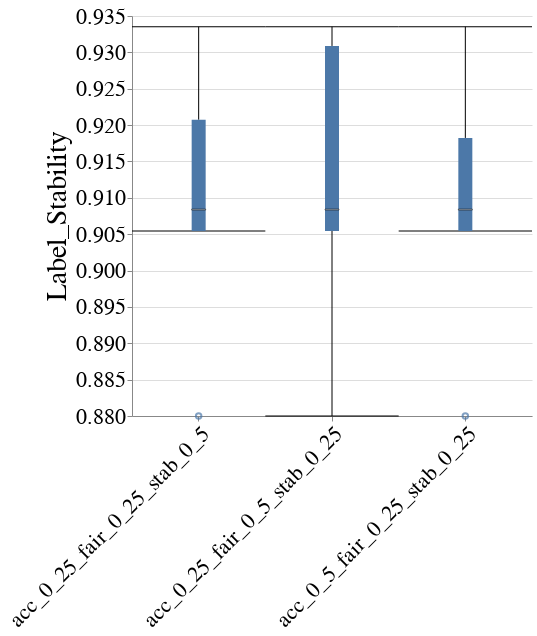

Notebook cell for this chart:
### Code cell
create_box_plot_per_dataset_and_case_study(to_plot=best_lp_metrics_per_exp_config_df,
                                           exp_name=EXP_NAME,
                                           dataset_name=DATASET_NAME,
                                           case_study_name=CASE_STUDY_NAME,
                                           metric_name="Label_Stability")

### Figure 1 — Vega-Lite specification as saved in the notebook (floating-point values rounded to 4 significant figures)
{"config": {"view": {"continuousWidth": 400, "continuousHeight": 300, "stroke": null}, "axis": {"labelFontSize": 22, "labelFontWeight": "normal", "titleFontSize": 28, "titleFontWeight": "normal"}, "title": {"fontSize": 28}}, "data": {"name": "data-7c000cf288642accf986a7c4d5679c9f"}, "mark": {"type": "boxplot", "median": {"stroke": "black", "strokeWidth": 0.7}, "ticks": true}, "encoding": {"x": {"axis": {"labelAngle": -45, "labelLimit": 500}, "field": "exp_config_name", "title": null, "type": "nominal"}, "y": {"field": "overall", "scale": {"zero": false}, "title": "Label_Stability", "type": "quantitative"}}, "height": 400, "width": 400, "$schema": "https://vega.github.io/schema/vega-lite/v4.17.0.json", "datasets": {"data-7c000cf288642accf986a7c4d5679c9f": [{"exp_config_name": "acc_0_25_fair_0_25_stab_0_5", "logical_pipeline_uuid": "Tm9uZSZOT19GQUlSTkVTU19JTlRFUlZFTlRJT04mcmZfY2xm", "physical_pipeline_uuid": "0af052be-e301-4cb4-ac9b-337de0d1b9d3", "run_num": 2, "compound_pp_quality": 0.887, "metric": "Label_Stability", "model_name": "rf_clf", "runtime_in_mins": 0.1258, "dataset_name": "diabetes", "logical_pipeline_name": "None&NO_FAIRNESS_INTERVENTION&rf_clf", "null_imputer_name": "None", "fairness_intervention_name": "NO_FAIRNESS_INTERVENTION", "Gender_dis": 0.9162, "Gender_priv": 0.8988, "overall": 0.9054}, {"exp_config_name": "acc_0_25_fair_0_25_stab_0_5", "logical_pipeline_uuid": "Tm9uZSZOT19GQUlSTkVTU19JTlRFUlZFTlRJT04mcmZfY2xm", "physical_pipeline_uuid": "293dd32b-86a1-4236-9557-af6b45f8c0e2", "run_num": 3, "compound_pp_quality": 0.8664, "metric": "Label_Stability", "model_name": "rf_clf", "runtime_in_mins": 0.3165, "dataset_name": "diabetes", "logical_pipeline_name": "None&NO_FAIRNESS_INTERVENTION&rf_clf", "null_imputer_name": "None", "fairness_intervention_name": "NO_FAIRNESS_INTERVENTION", "Gender_dis": 0.9151, "Gender_priv": 0.9239, "overall": 0.9207}, {"exp_config_name": "acc_0_25_fair_0_25_stab_0_5", "logical_pipeline_uuid": "Tm9uZSZOT19GQUlSTkVTU19JTlRFUlZFTlRJT04mcmZfY2xm", "physical_pipeline_uuid": "973deaab-aa47-4998-b7b8-5ea0e4315e41", "run_num": 4, "compound_pp_quality": 0.819, "metric": "Label_Stability", "model_name": "rf_clf", "runtime_in_mins": 0.1374, "dataset_name": "diabetes", "logical_pipeline_name": "None&NO_FAIRNESS_INTERVENTION&rf_clf", "null_imputer_name": "None", "fairness_intervention_name": "NO_FAIRNESS_INTERVENTION", "Gender_dis": 0.9383, "Gender_priv": 0.889, "overall": 0.9084}, {"exp_config_name": "acc_0_25_fair_0_25_stab_0_5", "logical_pipeline_uuid": "Tm9uZSZOT19GQUlSTkVTU19JTlRFUlZFTlRJT04mcmZfY2xm", "physical_pipeline_uuid": "b05dbc5d-e0df-4b4f-b561-898ff2b2446e", "run_num": 1, "compound_pp_quality": 0.9344, "metric": "Label_Stability", "model_name": "rf_clf", "runtime_in_mins": 0.1918, "dataset_name": "diabetes", "logical_pipeline_name": "None&NO_FAIRNESS_INTERVENTION&rf_clf", "null_imputer_name": "None", "fairness_intervention_name": "NO_FAIRNESS_INTERVENTION", "Gender_dis": 0.9611, "Gender_priv": 0.9154, "overall": 0.9335}, {"exp_config_name": "acc_0_25_fair_0_25_stab_0_5", "logical_pipeline_uuid": "Tm9uZSZOT19GQUlSTkVTU19JTlRFUlZFTlRJT04mcmZfY2xm", "physical_pipeline_uuid": "d44b9459-51ee-4697-9434-67a3bd2c8ab1", "run_num": 5, "compound_pp_quality": 0.9184, "metric": "Label_Stability", "model_name": "rf_clf", "runtime_in_mins": 0.3326, "dataset_name": "diabetes", "logical_pipeline_name": "None&NO_FAIRNESS_INTERVENTION&rf_clf", "null_imputer_name": "None", "fairness_intervention_name": "NO_FAIRNESS_INTERVENTION", "Gender_dis": 0.8837, "Gender_priv": 0.8776, "overall": 0.88}, {"exp_config_name": "acc_0_25_fair_0_5_stab_0_25", "logical_pipeline_uuid": "Tm9uZSZOT19GQUlSTkVTU19JTlRFUlZFTlRJT04mcmZfY2xm", "physical_pipeline_uuid": "b764b006-42ca-4e75-afa8-38af639ce36b", "run_num": 3, "compound_pp_quality": 0.7897, "metric": "Label_Stability", "model_name": "rf_clf", "runtime_in_mins": 0.1479, "dataset_name": "diabetes", "logical_pipeline_name": "None&NO_FAIRNESS_INTERVENTION&rf_clf", "null_imputer_name": "None", "fairness_intervention_name": "NO_FAIRNESS_INTERVENTION", "Gender_dis": 0.9155, "Gender_priv": 0.9395, "overall": 0.9309}, {"exp_config_name": "acc_0_25_fair_0_5_stab_0_25", "logical_pipeline_uuid": "Tm9uZSZOT19GQUlSTkVTU19JTlRFUlZFTlRJT04mcmZfY2xm", "physical_pipeline_uuid": "c38018a2-ec19-4f5e-8e3f-d85916077810", "run_num": 5, "compound_pp_quality": 0.9484, "metric": "Label_Stability", "model_name": "rf_clf", "runtime_in_mins": 0.3668, "dataset_name": "diabetes", "logical_pipeline_name": "None&NO_FAIRNESS_INTERVENTION&rf_clf", "null_imputer_name": "None", "fairness_intervention_name": "NO_FAIRNESS_INTERVENTION", "Gender_dis": 0.8837, "Gender_priv": 0.8776, "overall": 0.88}, {"exp_config_name": "acc_0_25_fair_0_5_stab_0_25", "logical_pipeline_uuid": "Tm9uZSZOT19GQUlSTkVTU19JTlRFUlZFTlRJT04mcmZfY2xm", "physical_pipeline_uuid": "c9bc2d36-92ee-4154-b828-d419168b3c0f", "run_num": 1, "compound_pp_quality": 0.936, "metric": "Label_Stability", "model_name": "rf_clf", "runtime_in_mins": 0.1853, "dataset_name": "diabetes", "logical_pipeline_name": "None&NO_FAIRNESS_INTERVENTION&rf_clf", "null_imputer_name": "None", "fairness_intervention_name": "NO_FAIRNESS_INTERVENTION", "Gender_dis": 0.9611, "Gender_priv": 0.9154, "overall": 0.9335}, {"exp_config_name": "acc_0_25_fair_0_5_stab_0_25", "logical_pipeline_uuid": "Tm9uZSZOT19GQUlSTkVTU19JTlRFUlZFTlRJT04mcmZfY2xm", "physical_pipeline_uuid": "e9f0c700-aa21-4bc1-afcf-94121287788c", "run_num": 2, "compound_pp_quality": 0.8779, "metric": "Label_Stability", "model_name": "rf_clf", "runtime_in_mins": 0.1357, "dataset_name": "diabetes", "logical_pipeline_name": "None&NO_FAIRNESS_INTERVENTION&rf_clf", "null_imputer_name": "None", "fairness_intervention_name": "NO_FAIRNESS_INTERVENTION", "Gender_dis": 0.9162, "Gender_priv": 0.8988, "overall": 0.9054}, {"exp_config_name": "acc_0_25_fair_0_5_stab_0_25", "logical_pipeline_uuid": "Tm9uZSZOT19GQUlSTkVTU19JTlRFUlZFTlRJT04mcmZfY2xm", "physical_pipeline_uuid": "f5acff80-6156-432f-abef-f2cd7e78f467", "run_num": 4, "compound_pp_quality": 0.7588, "metric": "Label_Stability", "model_name": "rf_clf", "runtime_in_mins": 0.1406, "dataset_name": "diabetes", "logical_pipeline_name": "None&NO_FAIRNESS_INTERVENTION&rf_clf", "null_imputer_name": "None", "fairness_intervention_name": "NO_FAIRNESS_INTERVENTION", "Gender_dis": 0.9383, "Gender_priv": 0.889, "overall": 0.9084}, {"exp_config_name": "acc_0_5_fair_0_25_stab_0_25", "logical_pipeline_uuid": "Tm9uZSZOT19GQUlSTkVTU19JTlRFUlZFTlRJT04mcmZfY2xm", "physical_pipeline_uuid": "44c8dbb4-2f98-497d-af97-1af370628571", "run_num": 1, "compound_pp_quality": 0.9335, "metric": "Label_Stability", "model_name": "rf_clf", "runtime_in_mins": 0.2291, "dataset_name": "diabetes", "logical_pipeline_name": "None&NO_FAIRNESS_INTERVENTION&rf_clf", "null_imputer_name": "None", "fairness_intervention_name": "NO_FAIRNESS_INTERVENTION", "Gender_dis": 0.9611, "Gender_priv": 0.9154, "overall": 0.9335}, {"exp_config_name": "acc_0_5_fair_0_25_stab_0_25", "logical_pipeline_uuid": "Tm9uZSZOT19GQUlSTkVTU19JTlRFUlZFTlRJT04mcmZfY2xm", "physical_pipeline_uuid": "5f8f4abb-a214-412a-a984-76965622d50c", "run_num": 3, "compound_pp_quality": 0.8378, "metric": "Label_Stability", "model_name": "rf_clf", "runtime_in_mins": 0.1956, "dataset_name": "diabetes", "logical_pipeline_name": "None&NO_FAIRNESS_INTERVENTION&rf_clf", "null_imputer_name": "None", "fairness_intervention_name": "NO_FAIRNESS_INTERVENTION", "Gender_dis": 0.9253, "Gender_priv": 0.9143, "overall": 0.9182}, {"exp_config_name": "acc_0_5_fair_0_25_stab_0_25", "logical_pipeline_uuid": "Tm9uZSZOT19GQUlSTkVTU19JTlRFUlZFTlRJT04mcmZfY2xm", "physical_pipeline_uuid": "bea91e37-b083-42a7-9c83-17b7fe1705cd", "run_num": 5, "compound_pp_quality": 0.9268, "metric": "Label_Stability", "model_name": "rf_clf", "runtime_in_mins": 0.4523, "dataset_name": "diabetes", "logical_pipeline_name": "None&NO_FAIRNESS_INTERVENTION&rf_clf", "null_imputer_name": "None", "fairness_intervention_name": "NO_FAIRNESS_INTERVENTION", "Gender_dis": 0.8837, "Gender_priv": 0.8776, "overall": 0.88}, {"exp_config_name": "acc_0_5_fair_0_25_stab_0_25", "logical_pipeline_uuid": "Tm9uZSZOT19GQUlSTkVTU19JTlRFUlZFTlRJT04mcmZfY2xm", "physical_pipeline_uuid": "d8beafb1-af8e-46e9-b164-c2c3ee8551df", "run_num": 4, "compound_pp_quality": 0.7898, "metric": "Label_Stability", "model_name": "rf_clf", "runtime_in_mins": 0.1333, "dataset_name": "diabetes", "logical_pipeline_name": "None&NO_FAIRNESS_INTERVENTION&rf_clf", "null_imputer_name": "None", "fairness_intervention_name": "NO_FAIRNESS_INTERVENTION", "Gender_dis": 0.9383, "Gender_priv": 0.889, "overall": 0.9084}, {"exp_config_name": "acc_0_5_fair_0_25_stab_0_25", "logical_pipeline_uuid": "Tm9uZSZOT19GQUlSTkVTU19JTlRFUlZFTlRJT04mcmZfY2xm", "physical_pipeline_uuid": "fc4b445d-65fe-4d02-ba04-7ec02d598577", "run_num": 2, "compound_pp_quality": 0.8776, "metric": "Label_Stability", "model_name": "rf_clf", "runtime_in_mins": 0.1265, "dataset_name": "diabetes", "logical_pipeline_name": "None&NO_FAIRNESS_INTERVENTION&rf_clf", "null_imputer_name": "None", "fairness_intervention_name": "NO_FAIRNESS_INTERVENTION", "Gender_dis": 0.9162, "Gender_priv": 0.8988, "overall": 0.9054}]}}
